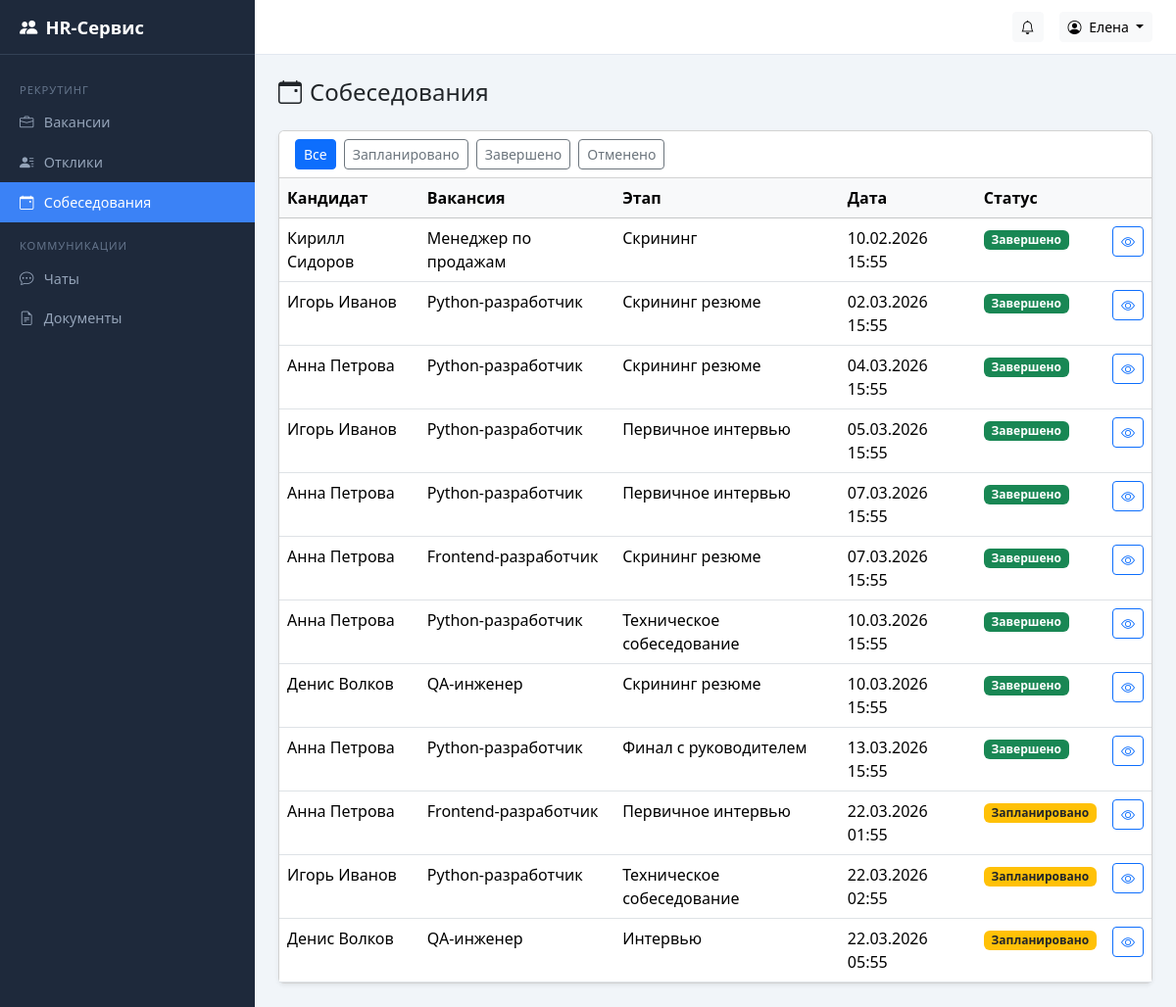
Page /vacancies/interviews/ (signed in) on the committed database.
### accounts/models.py (models this page shows, shortened)
class User(AbstractUser):
    class Role(models.TextChoices):
        CANDIDATE = "candidate", "Кандидат"
        HR = "hr", "HR-специалист"
        DIRECTOR = "director", "Руководитель"
        ADMIN = "admin", "Администратор"
    role = models.CharField(
        "Роль", max_length=20, choices=Role.choices, default=Role.CANDIDATE
    )
    patronymic = models.CharField("Отчество", max_length=150, blank=True)
    phone = models.CharField("Телефон", max_length=20, blank=True)
    class Meta:
        verbose_name = "Пользователь"
        verbose_name_plural = "Пользователи"
    def __str__(self):
        return self.get_full_name() or self.username
    @property
    def is_candidate(self):
        return self.role == self.Role.CANDIDATE
    @property
    def is_admin_role(self):
        return self.role == self.Role.ADMIN
    @property
    def can_manage(self):
        return self.role in (self.Role.HR, self.Role.DIRECTOR, self.Role.ADMIN)
    @property
    def can_view_analytics(self):
        return self.role in (self.Role.DIRECTOR, self.Role.ADMIN)

### vacancies/models.py (models this page shows, shortened)
class Interview(models.Model):
    class Status(models.TextChoices):
        SCHEDULED = "scheduled", "Запланировано"
        COMPLETED = "completed", "Завершено"
        CANCELLED = "cancelled", "Отменено"
    application = models.ForeignKey(
        Application, on_delete=models.CASCADE, related_name="interviews", verbose_name="Отклик"
    )
    stage = models.ForeignKey(
        InterviewStage, on_delete=models.CASCADE, verbose_name="Этап"
    )
    scheduled_at = models.DateTimeField("Дата и время")
    status = models.CharField(
        "Статус", max_length=20, choices=Status.choices, default=Status.SCHEDULED
    )
    notes = models.TextField("Заметки", blank=True)
    survey = models.ForeignKey(
        "chat.Survey",
        on_delete=models.SET_NULL,
        null=True,
        blank=True,
        verbose_name="Опрос",
    )
    class Meta:
        verbose_name = "Собеседование"
        verbose_name_plural = "Собеседования"
        ordering = ["scheduled_at"]

class Application(models.Model):
    class Status(models.TextChoices):
        NEW = "new", "Новый"
        SCREENING = "screening", "Скрининг"
        INTERVIEW = "interview", "Собеседование"
        OFFER = "offer", "Оффер"
        HIRED = "hired", "Нанят"
        REJECTED = "rejected", "Отклонён"
    vacancy = models.ForeignKey(
        Vacancy, on_delete=models.CASCADE, related_name="applications", verbose_name="Вакансия"
    )
    candidate = models.ForeignKey(
        settings.AUTH_USER_MODEL,
        on_delete=models.CASCADE,
        related_name="applications",
        verbose_name="Кандидат",
    )
    status = models.CharField(
        "Статус", max_length=20, choices=Status.choices, default=Status.NEW
    )
    current_stage = models.ForeignKey(
        InterviewStage,
        on_delete=models.SET_NULL,
        null=True,
        blank=True,
        verbose_name="Текущий этап",
    )
    applied_at = models.DateTimeField("Дата отклика", auto_now_add=True)
    class Meta:
        verbose_name = "Отклик"
        verbose_name_plural = "Отклики"
        ordering = ["-applied_at"]
        unique_together = ("vacancy", "candidate")

class Vacancy(models.Model):
    class Status(models.TextChoices):
        OPEN = "open", "Открыта"
        ON_HOLD = "on_hold", "Приостановлена"
        CLOSED = "closed", "Закрыта"
    title = models.CharField("Должность", max_length=255)
    description = models.TextField("Описание")
    department = models.CharField("Отдел", max_length=255)
    status = models.CharField(
        "Статус", max_length=20, choices=Status.choices, default=Status.OPEN
    )
    salary_from = models.PositiveIntegerField("Зарплата от", null=True, blank=True)
    salary_to = models.PositiveIntegerField("Зарплата до", null=True, blank=True)
    created_by = models.ForeignKey(
        settings.AUTH_USER_MODEL,
        on_delete=models.SET_NULL,
        null=True,
        verbose_name="Создал",
    )
    created_at = models.DateTimeField("Создана", auto_now_add=True)
    closed_at = models.DateTimeField("Закрыта", null=True, blank=True)
    class Meta:
        verbose_name = "Вакансия"
        verbose_name_plural = "Вакансии"
        ordering = ["-created_at"]

class InterviewStage(models.Model):
    vacancy = models.ForeignKey(
        Vacancy, on_delete=models.CASCADE, related_name="stages", verbose_name="Вакансия"
    )
    title = models.CharField("Название этапа", max_length=255)
    order = models.PositiveIntegerField("Порядок", default=0)
    description = models.TextField("Описание", blank=True)
    survey_template = models.ForeignKey(
        "chat.SurveyTemplate",
        on_delete=models.SET_NULL,
        null=True,
        blank=True,
        verbose_name="Шаблон опроса",
    )
    class Meta:
        verbose_name = "Этап собеседования"
        verbose_name_plural = "Этапы собеседований"
        ordering = ["order"]

### vacancies/views.py (the view)
# urls.py: path("interviews/", views.interview_list, name="interview_list"),
@manager_required
def interview_list(request):
    interviews = Interview.objects.select_related(
        "application__candidate", "application__vacancy", "stage"
    ).all()
    status_filter = request.GET.get("status")
    if status_filter:
        interviews = interviews.filter(status=status_filter)
    return render(request, "vacancies/interview_list.html", {
        "interviews": interviews,
        "status_filter": status_filter,
        "status_choices": Interview.Status.choices,
    })

### templates/vacancies/interview_list.html (shortened to what this page needs)
{% extends "base.html" %}
{% block content %}
<div class="d-flex justify-content-between align-items-center mb-4">
  <h4 class="mb-0"><i class="bi bi-calendar-event me-2"></i>Собеседования</h4>
</div>
<div class="card shadow-sm">
  <div class="card-header bg-white d-flex gap-2 flex-wrap">
    <a href="{% url 'vacancies:interview_list' %}"
       class="btn btn-sm {% if not status_filter %}btn-primary{% else %}btn-outline-secondary{% endif %}">Все</a>
    {% for value, label in status_choices %}
      <a href="?status={{ value }}"
         class="btn btn-sm {% if status_filter == value %}btn-primary{% else %}btn-outline-secondary{% endif %}">{{ label }}</a>
    {% endfor %}
  </div>
  <div class="table-responsive">
    <table class="table table-hover mb-0">
      <thead class="table-light">
        <tr><th>Кандидат</th><th>Вакансия</th><th>Этап</th><th>Дата</th><th>Статус</th><th></th></tr>
      </thead>
      <tbody>
        {% for iv in interviews %}
          <tr>
            <td>{{ iv.application.candidate }}</td>
            <td>{{ iv.application.vacancy.title }}</td>
            <td>{{ iv.stage.title }}</td>
            <td>{{ iv.scheduled_at|date:"d.m.Y H:i" }}</td>
            <td>
              {% if iv.status == "scheduled" %}<span class="badge bg-warning text-dark">Запланировано</span>
              {% elif iv.status == "completed" %}<span class="badge bg-success">Завершено</span>
              {% else %}<span class="badge bg-secondary">Отменено</span>
              {% endif %}
            </td>
            <td class="text-end">
              <a href="{% url 'vacancies:application_detail' iv.application.pk %}" class="btn btn-sm btn-outline-primary">
                <i class="bi bi-eye"></i>
              </a>
            </td>
          </tr>
        {% empty %}
          <tr><td colspan="6" class="text-center text-muted py-4">Собеседований нет</td></tr>
        {% endfor %}
      </tbody>
    </table>
  </div>
</div>
{% endblock %}

### templates/base.html (shortened to what this page needs)
<!DOCTYPE html>
<html lang="ru">
<head>
  <link href="https://cdn.jsdelivr.net/npm/bootstrap@5.3.3/dist/css/bootstrap.min.css" rel="stylesheet">
  <link href="https://cdn.jsdelivr.net/npm/bootstrap-icons@1.11.3/font/bootstrap-icons.min.css" rel="stylesheet">
</head>
<body>
{% if user.is_authenticated %}
  <nav class="sidebar" id="sidebar">
    <div class="sidebar-brand">
      <i class="bi bi-people-fill me-2"></i> HR-Сервис
    </div>
    <div class="sidebar-nav">
      {% if user.can_manage %}
        <div class="nav-section">Рекрутинг</div>
        <a class="nav-link {% if request.resolver_match.app_name == 'vacancies' and 'application' not in request.resolver_match.url_name|default:'' and 'interview' not in request.resolver_match.url_name|default:'' %}active{% endif %}"
           href="{% url 'vacancies:vacancy_list' %}">
          <i class="bi bi-briefcase"></i> Вакансии
        </a>
        <a class="nav-link {% if request.resolver_match.url_name == 'application_list' %}active{% endif %}"
           href="{% url 'vacancies:application_list' %}">
          <i class="bi bi-person-lines-fill"></i> Отклики
        </a>
        <a class="nav-link {% if 'interview' in request.resolver_match.url_name|default:'' %}active{% endif %}"
           href="{% url 'vacancies:interview_list' %}">
          <i class="bi bi-calendar-event"></i> Собеседования
        </a>
        <div class="nav-section">Коммуникации</div>
        <a class="nav-link {% if request.resolver_match.app_name == 'chat' %}active{% endif %}"
           href="{% url 'chat:room_list' %}">
          <i class="bi bi-chat-dots"></i> Чаты
        </a>
        <a class="nav-link {% if request.resolver_match.app_name == 'documents' %}active{% endif %}"
           href="{% url 'documents:document_list' %}">
          <i class="bi bi-file-earmark-text"></i> Документы
        </a>
      {% endif %}
    </div>
  </nav>
  <div class="topbar">
    <div class="ms-auto d-flex align-items-center gap-3">
      {% if user.can_manage or user.is_candidate %}
      <a href="{% url 'vacancies:notification_list' %}" class="btn btn-light btn-sm position-relative">
        <i class="bi bi-bell"></i>
      </a>
      {% endif %}
      <div class="dropdown">
        <button class="btn btn-light btn-sm dropdown-toggle" data-bs-toggle="dropdown">
          <i class="bi bi-person-circle me-1"></i> {{ user.get_short_name|default:user.username }}
        </button>
      </div>
    </div>
  </div>
  <main class="main-content">
    {% block content %}{% endblock %}
  </main>
{% else %}
  {% block anonymous_content %}{% endblock %}
{% endif %}
</body>
</html>

### templates/base.html (style rules this page uses)
:root { --sidebar-width: 260px; --sidebar-bg: #1e293b; --sidebar-hover: #334155; --sidebar-active: #3b82f6; --topbar-height: 56px; }
body { background: #f1f5f9; }
.sidebar { position: fixed; top: 0; left: 0; bottom: 0; width: var(--sidebar-width); background: var(--sidebar-bg); color: #cbd5e1; overflow-y: auto; z-index: 1030; transition: transform .2s; }
.sidebar-brand { height: var(--topbar-height); display: flex; align-items: center; padding: 0 1.25rem; font-size: 1.15rem; font-weight: 600; color: #fff; border-bottom: 1px solid #334155; }
.sidebar-nav { padding: .75rem 0; }
.sidebar-nav .nav-link { color: #94a3b8; padding: .6rem 1.25rem; display: flex; align-items: center; gap: .65rem; font-size: .9rem; border-radius: 0; transition: background .15s, color .15s; }
.sidebar-nav .nav-link.active { background: var(--sidebar-active); color: #fff; }
.sidebar-nav .nav-section { padding: .5rem 1.25rem .25rem; font-size: .7rem; text-transform: uppercase; letter-spacing: .08em; color: #64748b; margin-top: .5rem; }
.topbar { position: fixed; top: 0; left: var(--sidebar-width); right: 0; height: var(--topbar-height); background: #fff; border-bottom: 1px solid #e2e8f0; display: flex; align-items: center; padding: 0 1.5rem; z-index: 1020; }
.main-content { margin-left: var(--sidebar-width); margin-top: var(--topbar-height); padding: 1.5rem; min-height: calc(100vh - var(--topbar-height)); }

### rows in the picture
User: get_short_name "Елена"
Interview: application.candidate "Кирилл Сидоров", application.vacancy "Менеджер по продажам", stage "Скрининг", scheduled_at "10.02.2026 15:55", status "Завершено"
Interview: application.candidate "Игорь Иванов", application.vacancy "Python-разработчик", stage "Скрининг резюме", scheduled_at "02.03.2026 15:55", status "Завершено"
Interview: application.candidate "Анна Петрова", application.vacancy "Python-разработчик", stage "Скрининг резюме", scheduled_at "04.03.2026 15:55", status "Завершено"
Interview: application.candidate "Игорь Иванов", application.vacancy "Python-разработчик", stage "Первичное интервью", scheduled_at "05.03.2026 15:55", status "Завершено"
Interview: application.candidate "Анна Петрова", application.vacancy "Python-разработчик", stage "Первичное интервью", scheduled_at "07.03.2026 15:55", status "Завершено"
Interview: application.candidate "Анна Петрова", application.vacancy "Frontend-разработчик", stage "Скрининг резюме", scheduled_at "07.03.2026 15:55", status "Завершено"
Interview: application.candidate "Анна Петрова", application.vacancy "Python-разработчик", stage "Техническое собеседование", scheduled_at "10.03.2026 15:55", status "Завершено"
Interview: application.candidate "Денис Волков", application.vacancy "QA-инженер", stage "Скрининг резюме", scheduled_at "10.03.2026 15:55", status "Завершено"
Interview: application.candidate "Анна Петрова", application.vacancy "Python-разработчик", stage "Финал с руководителем", scheduled_at "13.03.2026 15:55", status "Завершено"
Interview: application.candidate "Анна Петрова", application.vacancy "Frontend-разработчик", stage "Первичное интервью", scheduled_at "22.03.2026 01:55", status "Запланировано"
Interview: application.candidate "Игорь Иванов", application.vacancy "Python-разработчик", stage "Техническое собеседование", scheduled_at "22.03.2026 02:55", status "Запланировано"
Interview: application.candidate "Денис Волков", application.vacancy "QA-инженер", stage "Интервью", scheduled_at "22.03.2026 05:55", status "Запланировано"

### other values in the picture
{{ label }} "Запланировано" "Завершено" "Отменено"
